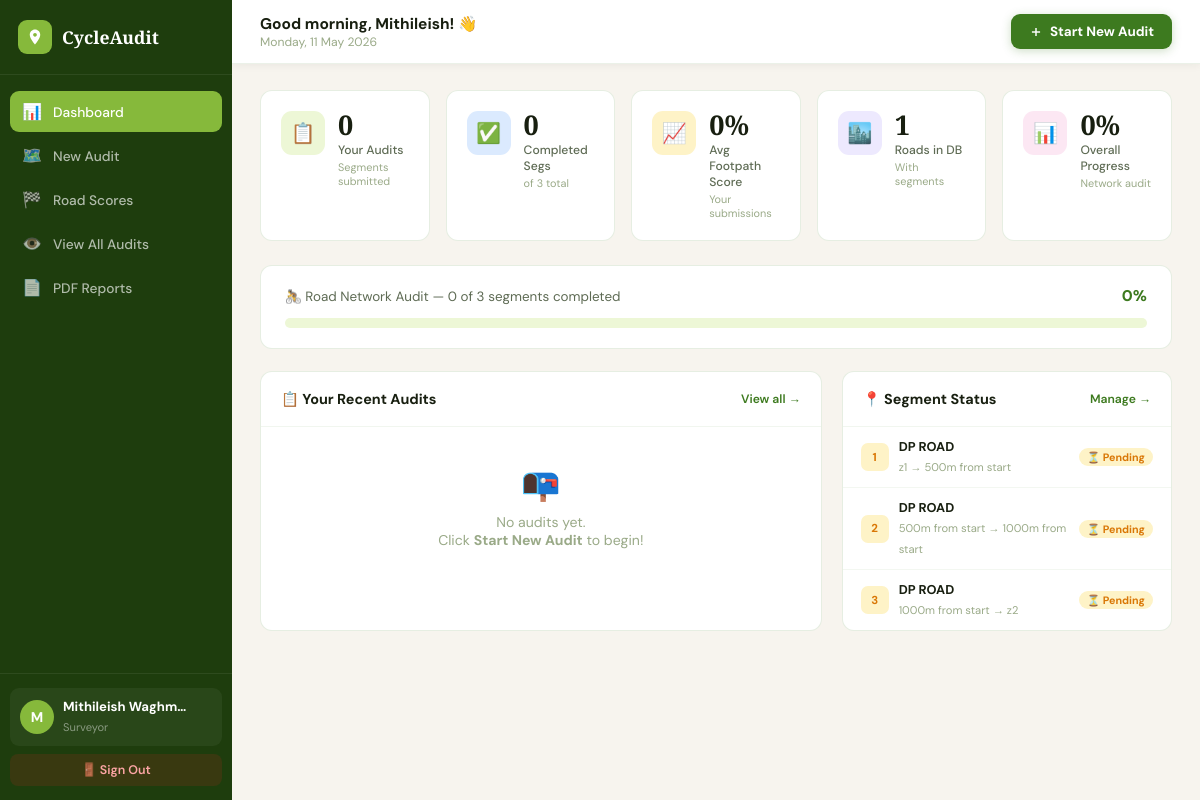
The app's page /pages/dashboard.php (signed in) with its own data.
### tables this page shows
CREATE TABLE `segments` (
  `id` int(11) NOT NULL,
  `road_name` varchar(255) DEFAULT NULL,
  `road_start` varchar(255) DEFAULT '',
  `road_end` varchar(255) DEFAULT '',
  `road_length` float DEFAULT 0,
  `road_gps_start` varchar(100) DEFAULT '',
  `road_gps_end` varchar(100) DEFAULT '',
  `road_method` varchar(20) DEFAULT 'auto',
  `road_segment_length` float DEFAULT 0,
  `start_distance` float DEFAULT 0,
  `end_distance` float DEFAULT 0,
  `start_label` varchar(255) DEFAULT NULL,
  `end_label` varchar(255) DEFAULT NULL,
  `length` float DEFAULT NULL,
  `status` enum('pending','completed') DEFAULT 'pending',
  `completed_at` datetime DEFAULT NULL
);

### pages/dashboard.php (the view, shortened to what this page needs)
<?php
require_once "../config/db.php";
$uid   = $_SESSION['user_id'];
$uname = $_SESSION['user_name'];
$stmt = $pdo->prepare("SELECT COUNT(*) FROM segment_audits WHERE surveyor_id = ?");
$stmt->execute([$uid]); $my_audits = (int)$stmt->fetchColumn();
$stmt = $pdo->query("SELECT COUNT(*) FROM segments WHERE status='completed'");
$done = (int)$stmt->fetchColumn();
$stmt = $pdo->query("SELECT COUNT(*) FROM segments");
$total_segs = (int)$stmt->fetchColumn();
$stmt = $pdo->prepare("SELECT ROUND(AVG(footpath_score),1) FROM segment_audits WHERE surveyor_id=?");
$stmt->execute([$uid]); $avg_fp = (float)$stmt->fetchColumn();
$stmt = $pdo->query("SELECT COUNT(DISTINCT road_name) FROM segments");
$road_count = (int)$stmt->fetchColumn();
$pct = $total_segs > 0 ? round(($done/$total_segs)*100) : 0;
$stmt = $pdo->prepare("
    SELECT sa.id, sa.segment_id, sa.start_landmark, sa.end_landmark,
           sa.created_at, sa.footpath_score, sa.buffer_zone,
           sa.light_after_sunset, sa.surface_material, sa.shade,
           seg.road_name, seg.length
    FROM segment_audits sa
    LEFT JOIN segments seg ON seg.id = sa.segment_id
    WHERE sa.surveyor_id = ?
    ORDER BY sa.created_at DESC LIMIT 8
");
$stmt->execute([$uid]);
$recent = $stmt->fetchAll(PDO::FETCH_ASSOC);
$stmt = $pdo->query("SELECT id,road_name,start_label,end_label,status,length FROM segments ORDER BY id ASC LIMIT 15");
$segs = $stmt->fetchAll(PDO::FETCH_ASSOC);
$hour = (int)date('H');
$greet = $hour < 12 ? 'Good morning' : ($hour < 17 ? 'Good afternoon' : 'Good evening');
?>
<!DOCTYPE html>
<html lang="en">
<head>
</head>
<body>
<aside>
  <div class="sb-brand">
    <div class="sb-mark"><svg viewBox="0 0 24 24"><path d="M12 2C8.1 2 5 5.1 5 9c0 5.3 7 13 7 13s7-7.7 7-13c0-3.9-3.1-7-7-7zm0 9.5c-1.4 0-2.5-1.1-2.5-2.5S10.6 6.5 12 6.5s2.5 1.1 2.5 2.5S13.4 11.5 12 11.5z"/></svg></div>
    CycleAudit
  </div>
  <nav class="sb-nav">
    <a class="sn act" href="dashboard.php"><span class="ic">📊</span>Dashboard</a>
    <a class="sn" href="segment.html"><span class="ic">🗺️</span>New Audit</a>
    <a class="sn" href="road_result.php"><span class="ic">🏁</span>Road Scores</a>
    <a class="sn" href="view.php"><span class="ic">👁️</span>View All Audits</a>
    <a class="sn" href="../reports/report.php"><span class="ic">📄</span>PDF Reports</a>
  </nav>
  <div class="sb-foot">
    <div class="u-card">
      <div class="u-av"><?= strtoupper(substr($uname,0,1)) ?></div>
      <div class="u-info"><strong><?= htmlspecialchars($uname) ?></strong><span>Surveyor</span></div>
    </div>
    <a href="../auth/logout.php" class="logout">🚪 Sign Out</a>
  </div>
</aside>
<main>
  <div class="topbar">
    <div class="tb-left">
      <h2><?= $greet ?>, <?= htmlspecialchars(explode(' ',$uname)[0]) ?>! 👋</h2>
      <p><?= date('l, d F Y') ?></p>
    </div>
    <a href="segment.html" class="btn-new">
      <svg width="14" height="14" fill="none" stroke="currentColor" stroke-width="2.5" viewBox="0 0 24 24"><line x1="12" y1="5" x2="12" y2="19"/><line x1="5" y1="12" x2="19" y2="12"/></svg>
      Start New Audit
    </a>
  </div>
  <div class="content">
    <div class="stats">
      <div class="st"><div class="st-ic ic-g">📋</div><div><div class="st-v"><?= $my_audits ?></div><div class="st-l">Your Audits</div><div class="st-s">Segments submitted</div></div></div>
      <div class="st"><div class="st-ic ic-b">✅</div><div><div class="st-v"><?= $done ?></div><div class="st-l">Completed Segs</div><div class="st-s">of <?= $total_segs ?> total</div></div></div>
      <div class="st"><div class="st-ic ic-o">📈</div><div><div class="st-v"><?= $avg_fp ?>%</div><div class="st-l">Avg Footpath Score</div><div class="st-s">Your submissions</div></div></div>
      <div class="st"><div class="st-ic ic-p">🏙️</div><div><div class="st-v"><?= $road_count ?></div><div class="st-l">Roads in DB</div><div class="st-s">With segments</div></div></div>
      <div class="st"><div class="st-ic ic-r">📊</div><div><div class="st-v"><?= $pct ?>%</div><div class="st-l">Overall Progress</div><div class="st-s">Network audit</div></div></div>
    </div>
    <div class="prog-card">
      <div class="prog-head">
        <span>🚴 Road Network Audit — <?= $done ?> of <?= $total_segs ?> segments completed</span>
        <strong><?= $pct ?>%</strong>
      </div>
      <div class="prog-track"><div class="prog-fill" id="pf" style="width:0%"></div></div>
    </div>
    <div class="two-col">
      <div class="card">
        <div class="card-head">
          <h3>📋 Your Recent Audits</h3>
          <a href="view.php">View all →</a>
        </div>
        <?php if (count($recent) > 0): ?>
        <div style="overflow-x:auto">
        <table class="audit-table">
          <thead>
            <tr>
              <th>Road</th>
              <th>Route</th>
              <th>Score Breakdown</th>
              <th>Final</th>
              <th>Rating</th>
              <th>Date</th>
            </tr>
          </thead>
          <tbody>
          <?php foreach($recent as $r):
            $sc = calcScore($r, $pdo);
            [$rLabel, $rColor, $rBg] = ratingLabel($sc['final']);
          ?>
            <tr>
              <td><div class="road-name"><?= htmlspecialchars($r['road_name'] ?? 'N/A') ?></div></td>
              <td><div class="route-cell"><?= htmlspecialchars($r['start_landmark']) ?> → <?= htmlspecialchars($r['end_landmark']) ?></div></td>
              <td>
                <div class="mini-bars">
                  <div class="mini-bar-row"><span class="mini-bar-lbl" title="Safety">S</span><div class="mini-bar-track"><div class="mini-bar-fill" style="width:<?= min(100,100-$sc['safety']) ?>%;background:#3b82f6"></div></div></div>
                  <div class="mini-bar-row"><span class="mini-bar-lbl" title="Continuity">C</span><div class="mini-bar-track"><div class="mini-bar-fill" style="width:<?= min(100,100-$sc['continuity']) ?>%;background:var(--gl)"></div></div></div>
                  <div class="mini-bar-row"><span class="mini-bar-lbl" title="Comfort">F</span><div class="mini-bar-track"><div class="mini-bar-fill" style="width:<?= min(100,100-$sc['comfort']) ?>%;background:#f59e0b"></div></div></div>
                </div>
              </td>
              <td><span class="score-chip" style="background:<?= $rBg ?>;color:<?= $rColor ?>"><?= $sc['final'] ?></span></td>
              <td><span class="score-chip" style="background:<?= $rBg ?>;color:<?= $rColor ?>"><?= $rLabel ?></span></td>
              <td style="color:var(--grl);font-size:.76rem;white-space:nowrap"><?= date('d M Y', strtotime($r['created_at'])) ?></td>
            </tr>
          <?php endforeach; ?>
          </tbody>
        </table>
        </div>
        <?php else: ?>
        <div class="empty"><div class="em">📭</div><p>No audits yet.<br>Click <strong>Start New Audit</strong> to begin!</p></div>
        <?php endif; ?>
      </div>
      <div class="card">
        <div class="card-head">
          <h3>📍 Segment Status</h3>
          <a href="segment.html">Manage →</a>
        </div>
        <?php if (count($segs) > 0): ?>
        <div class="seg-list">
        <?php foreach($segs as $s): $ok = $s['status']==='completed'; ?>
          <div class="seg-item">
            <div class="seg-num <?= $ok?'sn-ok':'sn-pd' ?>"><?= $s['id'] ?></div>
            <div class="seg-info">
              <strong><?= htmlspecialchars($s['road_name'] ?? 'Road') ?></strong>
              <span><?= htmlspecialchars($s['start_label']??'') ?> → <?= htmlspecialchars($s['end_label']??'') ?></span>
            </div>
            <span class="seg-badge <?= $ok?'sb-ok':'sb-pd' ?>"><?= $ok?'✅ Done':'⏳ Pending' ?></span>
          </div>
        <?php endforeach; ?>
        </div>
        <?php else: ?>
        <div class="empty"><div class="em">🗺️</div><p>No segments yet.<br>Set up a road first.</p></div>
        <?php endif; ?>
      </div>
    </div>
  </div>
</main>
</body>
</html>

### records on screen
segments: id "1", road_name "DP ROAD", start_label "z1", end_label "500m from start", status "⏳ Pending"
segments: id "2", road_name "DP ROAD", start_label "500m from start", end_label "1000m from start", status "⏳ Pending"
segments: id "3", road_name "DP ROAD", start_label "1000m from start", end_label "z2", status "⏳ Pending"

### other values on screen
substr($uname,0,1) "M"
$uname "Mithileish Waghm…"
explode(' ',$uname)[0] "Mithileish"
$my_audits "0"
$done "0"
$total_segs "3"
$avg_fp "0"
$road_count "1"
$pct "0"
